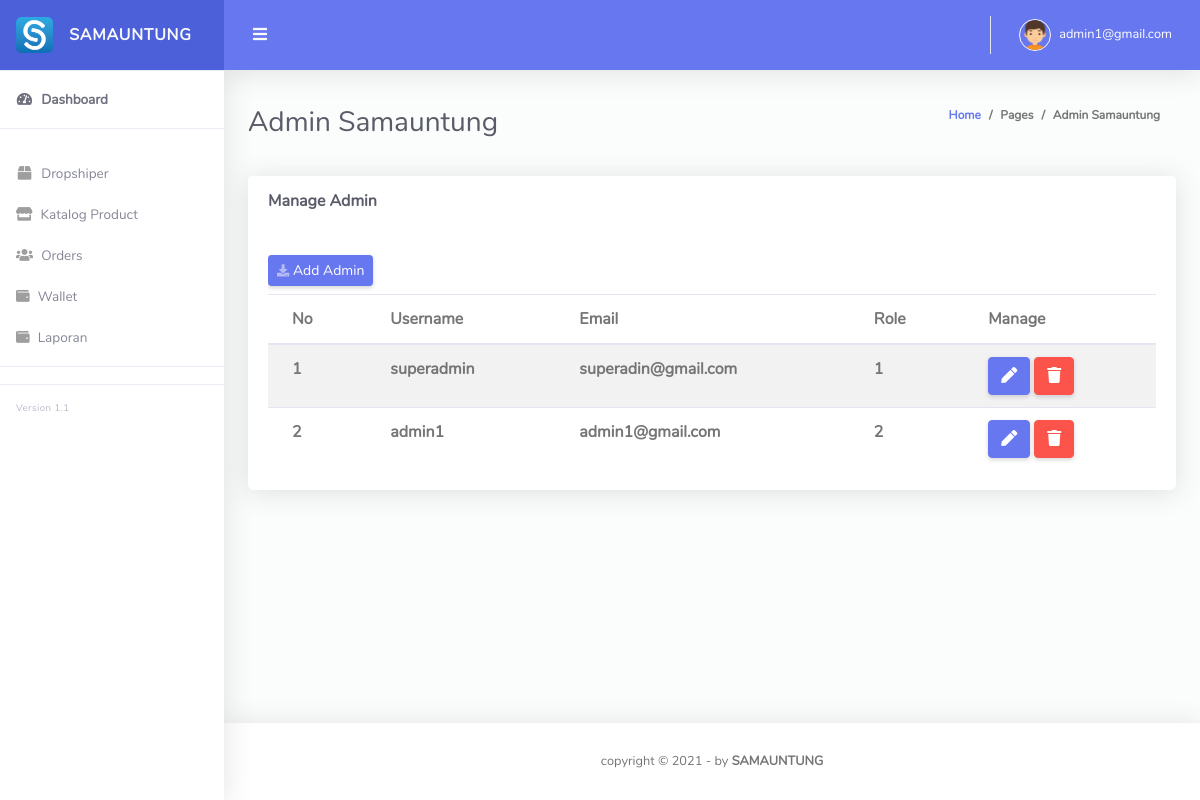
The app's page /Admin_samauntung/manageadmin.php (signed in) with its own data.
### tables this page shows
CREATE TABLE `user` (
  `id_user` int(11) NOT NULL,
  `user_name` varchar(100) NOT NULL,
  `email` varchar(255) NOT NULL,
  `password` varchar(255) NOT NULL,
  `user_level` int(11) NOT NULL,
  `pp` varchar(255) NOT NULL
);

### Admin_samauntung/config/function.php (called while the page is built, shortened)
<?php
$servername = "localhost";
$database = "u1694897_b_reg_6_db";
$username = "u1694897_b_reg_6";
$password =  "jtipolije";
$conn = mysqli_connect($servername, $username, $password, $database);
function query($query){
    global $conn;
    $result = mysqli_query($conn, $query);
    $rows = [];
    while( $row = mysqli_fetch_assoc($result)){
        $rows[] = $row;
    }
    return $rows;
}

### Admin_samauntung/manageadmin.php (the view, shortened to what this page needs)
<?php
require "config/function.php";
$data = query(" SELECT * FROM user ");
?>
<!DOCTYPE html>
<html lang="en">
<head>
  <link href="vendor/fontawesome-free/css/all.min.css" rel="stylesheet" type="text/css">
  <link href="vendor/bootstrap/css/bootstrap.min.css" rel="stylesheet" type="text/css">
  <link href="css/ruang-admin.min.css" rel="stylesheet">
  <link href="vendor/datatables/dataTables.bootstrap4.min.css" rel="stylesheet">
</head>
<body id="page-top">
  <div id="wrapper">
    <?php require "components/sidebar.php"?>
    <div id="content-wrapper" class="d-flex flex-column">
      <div id="content">
        <?php require "components/topbar.php"?>
        <div class="container-fluid" id="container-wrapper">
          <div class="d-sm-flex align-items-center justify-content-between mb-4">
            <h1 class="h3 mb-0 text-gray-800">Admin Samauntung</h1>
            <ol class="breadcrumb">
              <li class="breadcrumb-item"><a href="./">Home</a></li>
              <li class="breadcrumb-item">Pages</li>
              <li class="breadcrumb-item active" aria-current="page">Admin Samauntung</li>
            </ol>
          </div>
        </div>
        <div class="container-fluid">
          <div class="custom-table card shadow ms-1">
            <div class="card-header py-3 d-flex flex-row align-items-center justify-content-between">
              <h6 class="m-0 font-weight-bold text-dark">
                Manage Admin
              </h6>
            </div>
            <div class="card-body">
              <div class="table-responsive">
                <table class="table table-striped" id="dataTable" >
                  <div class="py-2">
                    <a href="addadmin.php" class="d-none d-sm-inline-block btn btn-sm btn-primary shadow-sm">
                    <i class="fas fa-download fa-sm text-white-50"></i> Add Admin </a>
                  </div>
                  <thead>
                    <tr>
                      <th scope="col">No</th>
                      <th scope="col">Username</th>
                      <th scope="col">Email</th>
                      <th>Role</th>
                      <th scope="col">Manage</th>
                    </tr>
                  </thead>
                  <tbody>
                    <?php $i=1 ?>
                    <?php foreach($data as $p) : ?>
                    <tr>
                      <th scope="row"><?= $i++ ?></th>
                      <th><?= $p['user_name']; ?></th>
                      <th><?= $p['email']; ?></th>
                      <th><?= $p['user_level']; ?></th>
                      <th>
                        <a href="editadmin.php?id=<?= $p['id_user']; ?>" type="button" class="btn btn-primary text-white" data-tooltip="tooltip" data-placement="buttom" >
                          <i class="fas fa-solid fa-pen"></i>
                        </a>
                        <a href="hapusadmin.php?id=<?= $p['id_user']; ?>" type="button" class="btn btn-danger text-white" data-tooltip="tooltip" data-placement="buttom" >
                          <i class="fas fa-solid fa-trash"></i>
                        </a>
                      </th>
                    </tr>
                    <?php endforeach; ?>
                  </tbody>
                </table>
              </div>
            </div>
          </div>
        </div>
      </div>
      <?php require "components/footer.php"?>
    </div>
  </div>
</body>
</html>

### records on screen
user: user_name "superadmin", email "superadin@gmail.com", user_level "1"
user: user_name "admin1", email "admin1@gmail.com", user_level "2"

### other values on screen
$_SESSION['email-admin'] "admin1@gmail.com"
